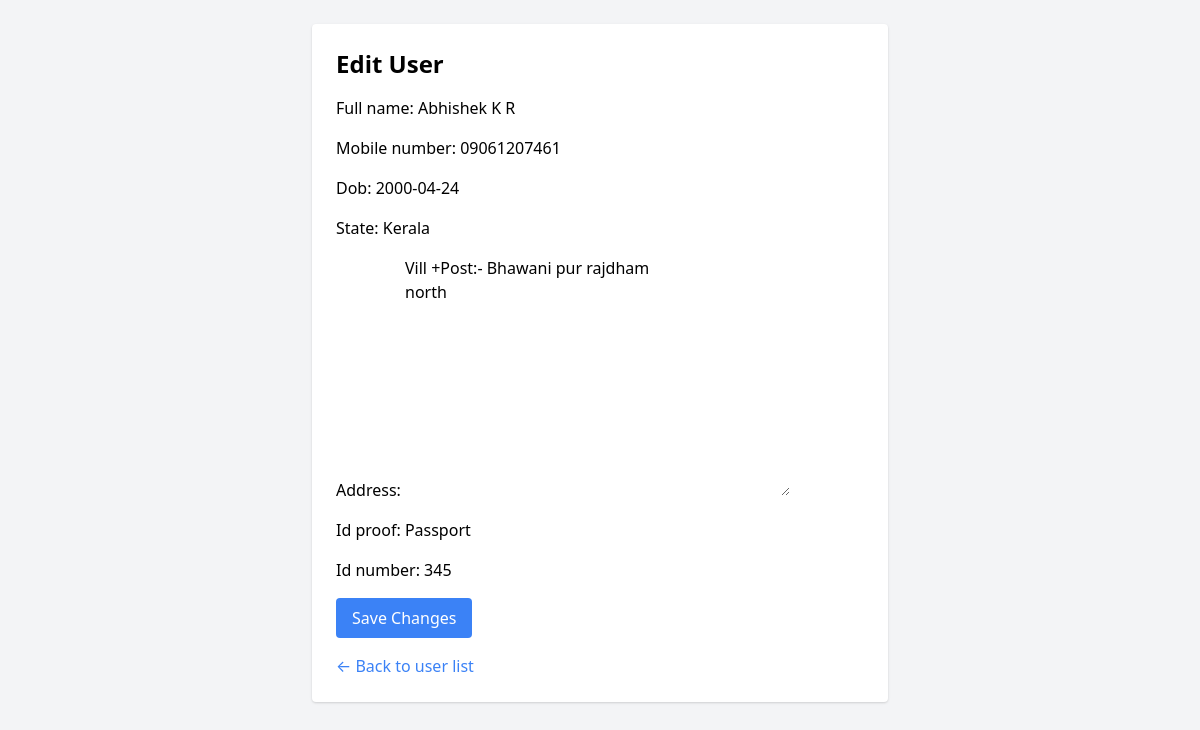
The page /adminpanel/user/edit/2/ (signed in) on the database its author committed.
### VCRA/models.py (models this page shows, shortened)
class UserProfile(models.Model):
    user = models.OneToOneField(User, on_delete=models.CASCADE)
    full_name = models.CharField(max_length=100)
    mobile_number = models.CharField(max_length=15)
    dob = models.DateField()
    state = models.CharField(max_length=100)
    address = models.TextField()
    id_proof = models.CharField(max_length=50)
    id_number = models.CharField(max_length=100)

### VCRA/views.py (the view)
# urls.py: path('adminpanel/user/edit/<int:user_id>/', views.edit_user, name='edit_user'),
@login_required
def edit_user(request, user_id):
    profile = get_object_or_404(UserProfile, id=user_id)
    if request.method == 'POST':
        form = UserProfileForm(request.POST, instance=profile)
        if form.is_valid():
            form.save()
            return redirect('user_manage')
    else:
        form = UserProfileForm(instance=profile)
    return render(request, 'edit_user.html', {'form': form, 'user': profile.user})

### VCRA/forms.py
class UserProfileForm(forms.ModelForm):
    class Meta:
        model = UserProfile
        fields = ['full_name', 'mobile_number', 'dob', 'state', 'address', 'id_proof', 'id_number']

### VCRA/templates/edit_user.html (shortened to what this page needs)
<!DOCTYPE html>
<html lang="en">
<head>
    <link href="https://cdn.jsdelivr.net/npm/tailwindcss@2.2.19/dist/tailwind.min.css" rel="stylesheet">
</head>
<body class="bg-gray-100 p-6">
    <div class="max-w-xl mx-auto bg-white p-6 rounded shadow">
        <h1 class="text-2xl font-bold mb-4">Edit User</h1>
        <form method="POST" class="space-y-4">
            {{ form.as_p }}
            <button type="submit" class="bg-blue-500 text-white px-4 py-2 rounded hover:bg-blue-600">
                Save Changes
            </button>
        </form>
        <div class="mt-4">
            <a href="{% url 'user_list' %}" class="text-blue-500 hover:underline">← Back to user list</a>
        </div>
    </div>
</body>
</html>

### rows shown on the page
UserProfile: full_name "Abhishek K R", mobile_number "09061207461", dob "2000-04-24", state "Kerala", address "Vill +Post:- Bhawani pur rajdham north", id_proof "Passport", id_number "345"
